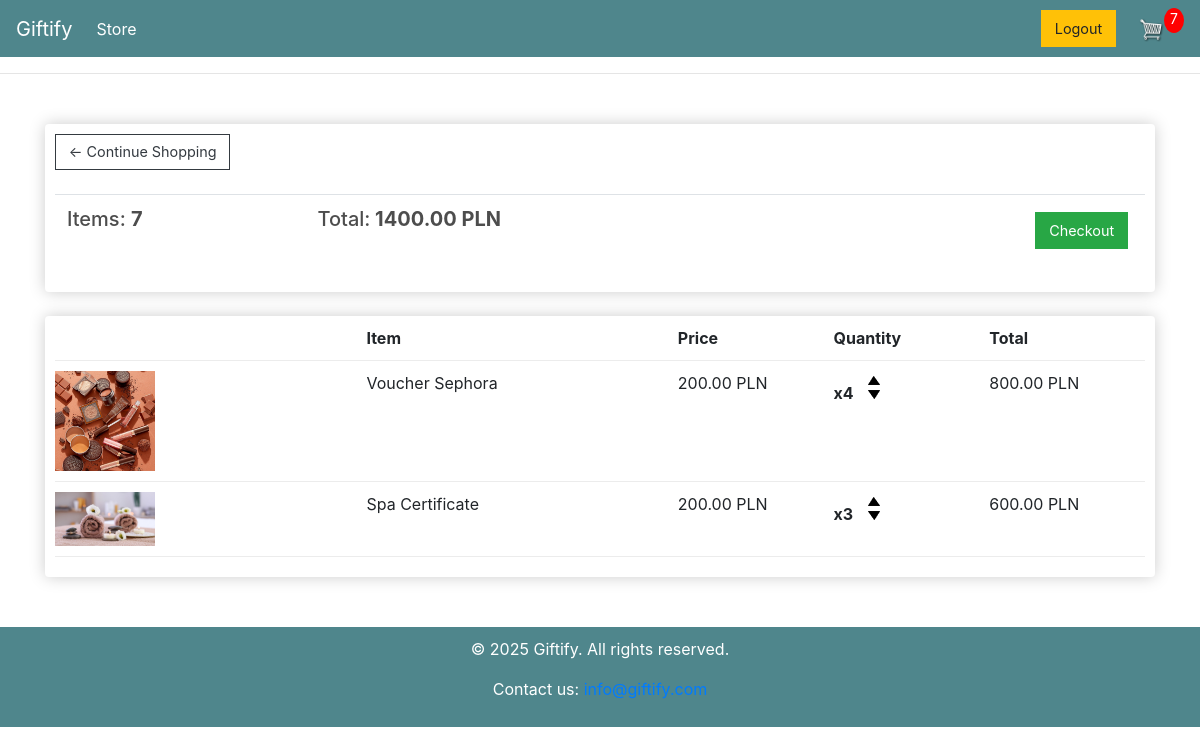
/cart/ (signed in), run on an earlier commit of the app's database.
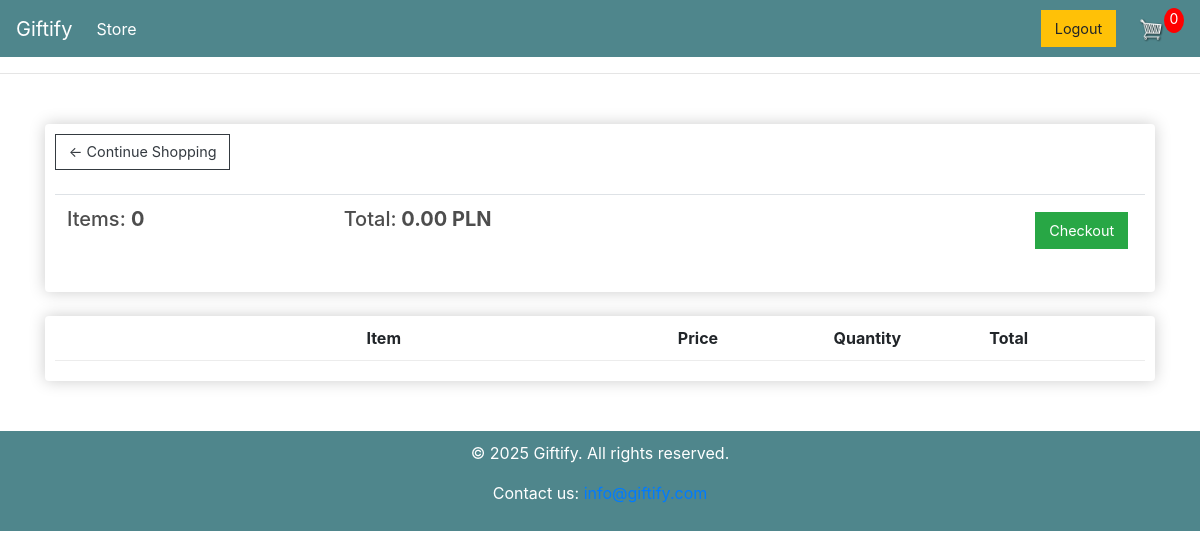
And on a later commit of the database.
### store/models.py (models this page shows, shortened)
class Order(models.Model):
    customer = models.ForeignKey(Customer, on_delete=models.SET_NULL, null=True)
    date_ordered = models.DateTimeField(auto_now_add=True)
    complete = models.BooleanField(default=False)
    transaction_id = models.CharField(max_length=100, null=True)
    @property
    def get_cart_total(self):
        orderitems = self.orderitem_set.all()
        total = sum([item.get_total for item in orderitems])
        return total
    @property
    def get_cart_items(self):
        orderitems = self.orderitem_set.all()
        total = sum([item.quantity for item in orderitems])
        return total

class OrderItem(models.Model):
    product = models.ForeignKey(Product, on_delete=models.SET_NULL, null=True)
    order = models.ForeignKey(Order, on_delete=models.SET_NULL, null=True)
    quantity = models.IntegerField(default=0)
    date_added = models.DateTimeField(auto_now_add=True)
    @property
    def get_total(self):
        total = self.product.price * self.quantity
        return total

class Product(models.Model, Subject):
    name = models.CharField(max_length=200)
    price = models.DecimalField(max_digits=7, decimal_places=2)
    category = models.ForeignKey(Category, on_delete=models.SET_NULL, null=True)
    place = models.CharField(max_length=200, null=True, blank=True)
    image = models.ImageField(null=True, blank=True)
    discount = models.FloatField(default=0, help_text="Discount percentage (0-100)")
    special_mark = models.CharField(max_length=200, null=True, blank=True, help_text="Special mark for the product")
    @property
    def imageURL(self):
        try:
            url = self.image.url
        except:
            url = ""
        return url

### store/views.py (the view)
# urls.py: path("cart/", views.cart, name="cart"),
def cart(request):
    data = cartData(request)
    cartItems = data['cartItems']
    order = data['order']
    items = data['items']
    context = {"items": items, "order": order, "cartItems": cartItems}
    return render(request, "store/cart.html", context)

### store/utils.py (called while the page is built)
def cartData(request):
	if request.user.is_authenticated:
		customer = request.user.customer
		order, created = Order.objects.get_or_create(customer=customer, complete=False)
		items = order.orderitem_set.all()
		cartItems = order.get_cart_items
	else:
		cookiesData = cookieCart(request)
		cartItems = cookiesData['cartItems']
		order = cookiesData['order']
		items = cookiesData['items']
	return {'cartItems':cartItems ,'order':order, 'items':items}

### store/templates/store/cart.html
{% extends 'store/main.html' %} {% load static %} {% block content %}
<link rel="stylesheet" type="text/css" href="{% static 'css/cart.css' %}" />
<div class="row">
  <div class="col-lg-12">
    <div class="box-element">
      <a class="btn btn-outline-dark" href="{% url 'store' %}"
        >&#x2190; Continue Shopping</a
      >
      <br />
      <br />
      <table class="table">
        <tr>
          <th>
            <h5>Items: <strong>{{order.get_cart_items}}</strong></h5>
          </th>
          <th>
            <h5>
              Total:<strong> {{order.get_cart_total|floatformat:2}} PLN</strong>
            </h5>
          </th>
          <th>
            <a
              style="float: right; margin: 5px"
              class="btn btn-success"
              href="{% url 'checkout' %}"
              >Checkout</a
            >
          </th>
        </tr>
      </table>
    </div>
    <br />
    <div class="box-element">
      <div class="cart-row">
        <div style="flex: 2"></div>
        <div style="flex: 2"><strong>Item</strong></div>
        <div style="flex: 1"><strong>Price</strong></div>
        <div style="flex: 1"><strong>Quantity</strong></div>
        <div style="flex: 1"><strong>Total</strong></div>
      </div>
      {% for item in items %}
      <div class="cart-row">
        <div style="flex: 2">
          <img class="row-image" src="{{item.product.imageURL}}" />
        </div>
        <div style="flex: 2"><p>{{item.product.name}}</p></div>
        <div style="flex: 1">
          <p>{{item.product.price|floatformat:2}} PLN</p>
        </div>
        <div style="flex: 1">
          <p class="quantity">x{{item.quantity}}</p>
          <div class="quantity">
            <img
              data-product="{{item.product.id}}"
              data-action="add"
              class="chg-quantity update-cart"
              src="{% static  'images/arrow-up.png' %}"
            />
            <img
              data-product="{{item.product.id}}"
              data-action="remove"
              class="chg-quantity update-cart"
              src="{% static  'images/arrow-down.png' %}"
            />
          </div>
        </div>
        <div style="flex: 1">
          <p>{{item.get_total|floatformat:2}} PLN</p>
        </div>
      </div>
      {% endfor %}
    </div>
  </div>
</div>
{% endblock content %}

What changed in the data, as far as the page shows it:
no longer on this page (row edited): Order: get_cart_items "7", get_cart_total "1400.00"
removed OrderItem: product.imageURL (picture), product.name "Voucher Sephora", product.price "200.00", quantity "4", get_total "800.00"
no longer on this page (row edited): OrderItem: product.imageURL (picture), product.name "Spa Certificate", product.price "200.00", quantity "3", get_total "600.00"
added Order: get_cart_items "0", get_cart_total "0.00"
Also different on the page:
{{ cartItems }}: "7" → "0"
